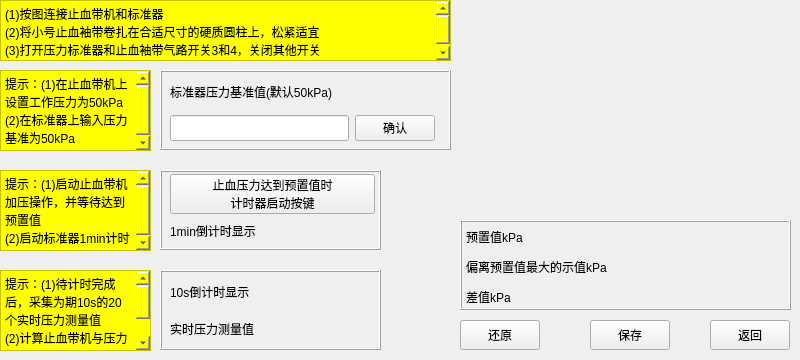
<?xml version="1.0" encoding="UTF-8"?>
<ui version="4.0">
 <class>Form</class>
 <widget class="QWidget" name="Form">
  <property name="geometry">
   <rect>
    <x>0</x>
    <y>0</y>
    <width>800</width>
    <height>360</height>
   </rect>
  </property>
  <property name="windowTitle">
   <string>Form</string>
  </property>
  <widget class="QTextBrowser" name="textBrowser_1">
   <property name="geometry">
    <rect>
     <x>0</x>
     <y>0</y>
     <width>451</width>
     <height>61</height>
    </rect>
   </property>
   <property name="styleSheet">
    <string notr="true">background-color:yellow
</string>
   </property>
   <property name="html">
    <string>&lt;!DOCTYPE HTML PUBLIC &quot;-//W3C//DTD HTML 4.0//EN&quot; &quot;http://www.w3.org/TR/REC-html40/strict.dtd&quot;&gt;
&lt;html&gt;&lt;head&gt;&lt;meta name=&quot;qrichtext&quot; content=&quot;1&quot; /&gt;&lt;style type=&quot;text/css&quot;&gt;
p, li { white-space: pre-wrap; }
&lt;/style&gt;&lt;/head&gt;&lt;body style=&quot; font-family:'SimSun'; font-size:9pt; font-weight:400; font-style:normal;&quot;&gt;
&lt;p style=&quot; margin-top:0px; margin-bottom:0px; margin-left:0px; margin-right:0px; -qt-block-indent:0; text-indent:0px;&quot;&gt;(1)按图连接止血带机和标准器&lt;/p&gt;
&lt;p style=&quot; margin-top:0px; margin-bottom:0px; margin-left:0px; margin-right:0px; -qt-block-indent:0; text-indent:0px;&quot;&gt;(2)将小号止血袖带卷扎在合适尺寸的硬质圆柱上，松紧适宜&lt;/p&gt;
&lt;p style=&quot; margin-top:0px; margin-bottom:0px; margin-left:0px; margin-right:0px; -qt-block-indent:0; text-indent:0px;&quot;&gt;(3)打开压力标准器和止血袖带气路开关3和4，关闭其他开关&lt;/p&gt;&lt;/body&gt;&lt;/html&gt;</string>
   </property>
  </widget>
  <widget class="QTextBrowser" name="textBrowser_2">
   <property name="geometry">
    <rect>
     <x>0</x>
     <y>70</y>
     <width>151</width>
     <height>81</height>
    </rect>
   </property>
   <property name="styleSheet">
    <string notr="true">background-color:yellow
</string>
   </property>
   <property name="html">
    <string>&lt;!DOCTYPE HTML PUBLIC &quot;-//W3C//DTD HTML 4.0//EN&quot; &quot;http://www.w3.org/TR/REC-html40/strict.dtd&quot;&gt;
&lt;html&gt;&lt;head&gt;&lt;meta name=&quot;qrichtext&quot; content=&quot;1&quot; /&gt;&lt;style type=&quot;text/css&quot;&gt;
p, li { white-space: pre-wrap; }
&lt;/style&gt;&lt;/head&gt;&lt;body style=&quot; font-family:'SimSun'; font-size:9pt; font-weight:400; font-style:normal;&quot;&gt;
&lt;p style=&quot; margin-top:0px; margin-bottom:0px; margin-left:0px; margin-right:0px; -qt-block-indent:0; text-indent:0px;&quot;&gt;提示：(1)在止血带机上设置工作压力为50kPa&lt;/p&gt;
&lt;p style=&quot; margin-top:0px; margin-bottom:0px; margin-left:0px; margin-right:0px; -qt-block-indent:0; text-indent:0px;&quot;&gt;(2)在标准器上输入压力基准为50kPa&lt;/p&gt;&lt;/body&gt;&lt;/html&gt;</string>
   </property>
  </widget>
  <widget class="QWidget" name="gridLayoutWidget_2">
   <property name="geometry">
    <rect>
     <x>167</x>
     <y>114</y>
     <width>271</width>
     <height>31</height>
    </rect>
   </property>
   <layout class="QGridLayout" name="gridLayout_2">
    <property name="leftMargin">
     <number>3</number>
    </property>
    <property name="rightMargin">
     <number>3</number>
    </property>
    <property name="bottomMargin">
     <number>3</number>
    </property>
    <item row="0" column="0">
     <widget class="QLineEdit" name="lineEdit">
      <property name="sizePolicy">
       <sizepolicy hsizetype="Preferred" vsizetype="Preferred">
        <horstretch>0</horstretch>
        <verstretch>0</verstretch>
       </sizepolicy>
      </property>
     </widget>
    </item>
    <item row="0" column="1">
     <widget class="QPushButton" name="pushButton_3">
      <property name="minimumSize">
       <size>
        <width>80</width>
        <height>0</height>
       </size>
      </property>
      <property name="maximumSize">
       <size>
        <width>80</width>
        <height>16777215</height>
       </size>
      </property>
      <property name="text">
       <string>确认</string>
      </property>
     </widget>
    </item>
   </layout>
  </widget>
  <widget class="QFrame" name="frame_2">
   <property name="geometry">
    <rect>
     <x>160</x>
     <y>70</y>
     <width>291</width>
     <height>80</height>
    </rect>
   </property>
   <property name="frameShape">
    <enum>QFrame::Box</enum>
   </property>
   <property name="frameShadow">
    <enum>QFrame::Raised</enum>
   </property>
   <property name="lineWidth">
    <number>1</number>
   </property>
   <property name="midLineWidth">
    <number>0</number>
   </property>
   <widget class="QLabel" name="label_2">
    <property name="geometry">
     <rect>
      <x>10</x>
      <y>6</y>
      <width>271</width>
      <height>31</height>
     </rect>
    </property>
    <property name="text">
     <string>标准器压力基准值(默认50kPa)</string>
    </property>
   </widget>
  </widget>
  <widget class="QTextBrowser" name="textBrowser_3">
   <property name="geometry">
    <rect>
     <x>0</x>
     <y>170</y>
     <width>151</width>
     <height>81</height>
    </rect>
   </property>
   <property name="styleSheet">
    <string notr="true">background-color:yellow
</string>
   </property>
   <property name="html">
    <string>&lt;!DOCTYPE HTML PUBLIC &quot;-//W3C//DTD HTML 4.0//EN&quot; &quot;http://www.w3.org/TR/REC-html40/strict.dtd&quot;&gt;
&lt;html&gt;&lt;head&gt;&lt;meta name=&quot;qrichtext&quot; content=&quot;1&quot; /&gt;&lt;style type=&quot;text/css&quot;&gt;
p, li { white-space: pre-wrap; }
&lt;/style&gt;&lt;/head&gt;&lt;body style=&quot; font-family:'SimSun'; font-size:9pt; font-weight:400; font-style:normal;&quot;&gt;
&lt;p style=&quot; margin-top:0px; margin-bottom:0px; margin-left:0px; margin-right:0px; -qt-block-indent:0; text-indent:0px;&quot;&gt;提示：(1)启动止血带机加压操作，并等待达到预置值&lt;/p&gt;
&lt;p style=&quot; margin-top:0px; margin-bottom:0px; margin-left:0px; margin-right:0px; -qt-block-indent:0; text-indent:0px;&quot;&gt;(2)启动标准器1min计时&lt;/p&gt;&lt;/body&gt;&lt;/html&gt;</string>
   </property>
  </widget>
  <widget class="QFrame" name="frame_3">
   <property name="geometry">
    <rect>
     <x>160</x>
     <y>170</y>
     <width>221</width>
     <height>80</height>
    </rect>
   </property>
   <property name="frameShape">
    <enum>QFrame::Box</enum>
   </property>
   <property name="frameShadow">
    <enum>QFrame::Raised</enum>
   </property>
   <property name="lineWidth">
    <number>1</number>
   </property>
   <property name="midLineWidth">
    <number>0</number>
   </property>
  </widget>
  <widget class="QWidget" name="gridLayoutWidget_3">
   <property name="geometry">
    <rect>
     <x>167</x>
     <y>174</y>
     <width>211</width>
     <height>71</height>
    </rect>
   </property>
   <layout class="QGridLayout" name="gridLayout_3">
    <property name="leftMargin">
     <number>3</number>
    </property>
    <property name="rightMargin">
     <number>3</number>
    </property>
    <property name="bottomMargin">
     <number>3</number>
    </property>
    <item row="0" column="0">
     <widget class="QPushButton" name="pushButton">
      <property name="minimumSize">
       <size>
        <width>0</width>
        <height>40</height>
       </size>
      </property>
      <property name="maximumSize">
       <size>
        <width>16777215</width>
        <height>40</height>
       </size>
      </property>
      <property name="text">
       <string>止血压力达到预置值时
计时器启动按键</string>
      </property>
     </widget>
    </item>
    <item row="1" column="0">
     <widget class="QLabel" name="label">
      <property name="text">
       <string>1min倒计时显示</string>
      </property>
     </widget>
    </item>
   </layout>
  </widget>
  <widget class="QTextBrowser" name="textBrowser_4">
   <property name="geometry">
    <rect>
     <x>0</x>
     <y>270</y>
     <width>151</width>
     <height>81</height>
    </rect>
   </property>
   <property name="styleSheet">
    <string notr="true">background-color:yellow
</string>
   </property>
   <property name="html">
    <string>&lt;!DOCTYPE HTML PUBLIC &quot;-//W3C//DTD HTML 4.0//EN&quot; &quot;http://www.w3.org/TR/REC-html40/strict.dtd&quot;&gt;
&lt;html&gt;&lt;head&gt;&lt;meta name=&quot;qrichtext&quot; content=&quot;1&quot; /&gt;&lt;style type=&quot;text/css&quot;&gt;
p, li { white-space: pre-wrap; }
&lt;/style&gt;&lt;/head&gt;&lt;body style=&quot; font-family:'SimSun'; font-size:9pt; font-weight:400; font-style:normal;&quot;&gt;
&lt;p style=&quot; margin-top:0px; margin-bottom:0px; margin-left:0px; margin-right:0px; -qt-block-indent:0; text-indent:0px;&quot;&gt;提示：(1)待计时完成后，采集为期10s的20个实时压力测量值&lt;/p&gt;
&lt;p style=&quot; margin-top:0px; margin-bottom:0px; margin-left:0px; margin-right:0px; -qt-block-indent:0; text-indent:0px;&quot;&gt;(2)计算止血带机与压力标准器最大压力值和偏差值&lt;/p&gt;&lt;/body&gt;&lt;/html&gt;</string>
   </property>
  </widget>
  <widget class="QWidget" name="gridLayoutWidget_4">
   <property name="geometry">
    <rect>
     <x>167</x>
     <y>276</y>
     <width>211</width>
     <height>71</height>
    </rect>
   </property>
   <layout class="QGridLayout" name="gridLayout_4">
    <property name="leftMargin">
     <number>3</number>
    </property>
    <property name="rightMargin">
     <number>3</number>
    </property>
    <property name="bottomMargin">
     <number>3</number>
    </property>
    <item row="0" column="0">
     <widget class="QLabel" name="label_3">
      <property name="text">
       <string>10s倒计时显示</string>
      </property>
     </widget>
    </item>
    <item row="1" column="0">
     <widget class="QLabel" name="label_4">
      <property name="text">
       <string>实时压力测量值</string>
      </property>
     </widget>
    </item>
   </layout>
  </widget>
  <widget class="QLabel" name="label_png">
   <property name="geometry">
    <rect>
     <x>460</x>
     <y>0</y>
     <width>330</width>
     <height>210</height>
    </rect>
   </property>
   <property name="text">
    <string/>
   </property>
   <property name="pixmap">
    <pixmap resource="pic.qrc">:/resources/device.png</pixmap>
   </property>
   <property name="scaledContents">
    <bool>true</bool>
   </property>
  </widget>
  <widget class="QFrame" name="frame_1">
   <property name="geometry">
    <rect>
     <x>460</x>
     <y>220</y>
     <width>331</width>
     <height>90</height>
    </rect>
   </property>
   <property name="frameShape">
    <enum>QFrame::Box</enum>
   </property>
   <property name="frameShadow">
    <enum>QFrame::Raised</enum>
   </property>
   <property name="lineWidth">
    <number>1</number>
   </property>
   <property name="midLineWidth">
    <number>0</number>
   </property>
  </widget>
  <widget class="QWidget" name="gridLayoutWidget">
   <property name="geometry">
    <rect>
     <x>466</x>
     <y>225</y>
     <width>321</width>
     <height>84</height>
    </rect>
   </property>
   <layout class="QGridLayout" name="gridLayout">
    <item row="0" column="0">
     <widget class="QLabel" name="label_in_para">
      <property name="text">
       <string>预置值kPa</string>
      </property>
     </widget>
    </item>
    <item row="2" column="0">
     <widget class="QLabel" name="label_t_min">
      <property name="text">
       <string>差值kPa</string>
      </property>
     </widget>
    </item>
    <item row="1" column="0">
     <widget class="QLabel" name="label_t_max">
      <property name="text">
       <string>偏离预置值最大的示值kPa</string>
      </property>
     </widget>
    </item>
    <item row="0" column="1">
     <widget class="QLabel" name="label_5">
      <property name="minimumSize">
       <size>
        <width>100</width>
        <height>0</height>
       </size>
      </property>
      <property name="maximumSize">
       <size>
        <width>100</width>
        <height>16777215</height>
       </size>
      </property>
      <property name="text">
       <string/>
      </property>
     </widget>
    </item>
    <item row="1" column="1">
     <widget class="QLabel" name="label_6">
      <property name="text">
       <string/>
      </property>
     </widget>
    </item>
    <item row="2" column="1">
     <widget class="QLabel" name="label_7">
      <property name="text">
       <string/>
      </property>
     </widget>
    </item>
   </layout>
  </widget>
  <widget class="QPushButton" name="pushButton_clear">
   <property name="geometry">
    <rect>
     <x>460</x>
     <y>320</y>
     <width>80</width>
     <height>30</height>
    </rect>
   </property>
   <property name="text">
    <string>还原</string>
   </property>
  </widget>
  <widget class="QPushButton" name="pushButton_return">
   <property name="geometry">
    <rect>
     <x>710</x>
     <y>320</y>
     <width>80</width>
     <height>30</height>
    </rect>
   </property>
   <property name="text">
    <string>返回</string>
   </property>
  </widget>
  <widget class="QFrame" name="frame_4">
   <property name="geometry">
    <rect>
     <x>160</x>
     <y>270</y>
     <width>221</width>
     <height>80</height>
    </rect>
   </property>
   <property name="frameShape">
    <enum>QFrame::Box</enum>
   </property>
   <property name="frameShadow">
    <enum>QFrame::Raised</enum>
   </property>
   <property name="lineWidth">
    <number>1</number>
   </property>
   <property name="midLineWidth">
    <number>0</number>
   </property>
  </widget>
  <widget class="QPushButton" name="pushButton_save">
   <property name="geometry">
    <rect>
     <x>590</x>
     <y>320</y>
     <width>80</width>
     <height>30</height>
    </rect>
   </property>
   <property name="text">
    <string>保存</string>
   </property>
  </widget>
  <zorder>frame_4</zorder>
  <zorder>frame_2</zorder>
  <zorder>textBrowser_1</zorder>
  <zorder>textBrowser_2</zorder>
  <zorder>gridLayoutWidget_2</zorder>
  <zorder>textBrowser_3</zorder>
  <zorder>frame_3</zorder>
  <zorder>gridLayoutWidget_3</zorder>
  <zorder>textBrowser_4</zorder>
  <zorder>gridLayoutWidget_4</zorder>
  <zorder>label_png</zorder>
  <zorder>frame_1</zorder>
  <zorder>gridLayoutWidget</zorder>
  <zorder>pushButton_clear</zorder>
  <zorder>pushButton_return</zorder>
  <zorder>pushButton_save</zorder>
 </widget>
 <resources>
  <include location="pic.qrc"/>
 </resources>
 <connections/>
</ui>
